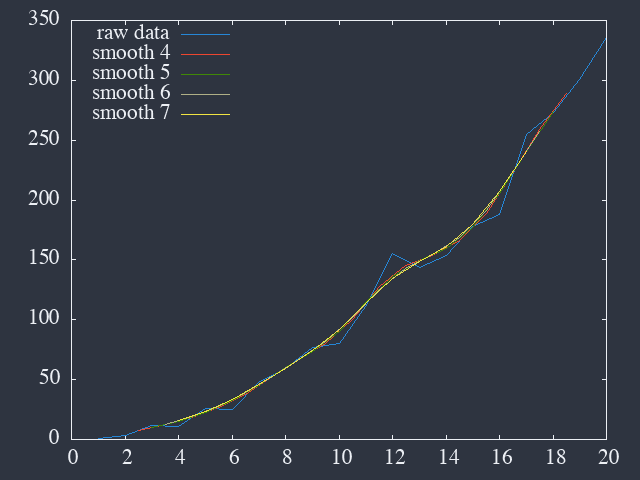

Recreate this plot in gnuplot.
set terminal dumb ansi256
set key top left

plot \
     "test.dat" u 1:2 w l title "raw data", \
     for [s = 4:7] "test-smooth".s.".dat" u 1:2 w l title "smooth ".s  # .s is concatenation

call '../../scripts/set-png.gp' 'test2.png'
